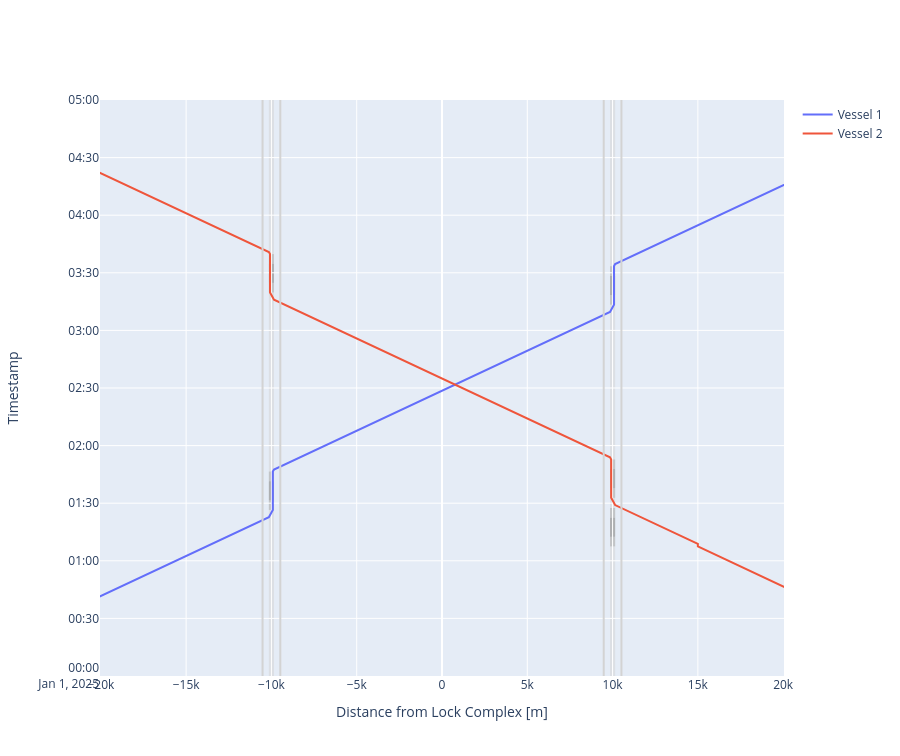

This figure's notebook cell:
### Markdown cell above
#### Time-distance diagram of vessels passing the lock and planning info
We can plot the time-distance diagram for each lock complex. We can add both plots in one figure with a bit of magic, using an offset of half the distance between the lock (+/- 10000 m). Furthermore, we have to ignore the double plotting of the vessels.

Both locks operate separately. Vessel 2 has some extra waiting time, as an empty lock operation was required.

### Code cell
def cm_to_pixels(cm):
    return cm * 37.8 # Set figure height to 10 cmfig.update_layout(height=cm_to_pixels(10))

from plotly.subplots import make_subplots
fig = make_subplots()

# We can plot the time-distance diagram
fig = lock_complex_I.lock_chambers['Lock chamber I'].plot(xlimmin = -20050, 
                                                          xlimmax = 20050,
                                                          offset_x = -10000,
                                                          ylimmin = pd.Timestamp('2025-01-01 00:00:00'),
                                                          ylimmax = pd.Timestamp('2025-01-01 05:00:00'),
                                                          method='Plotly',
                                                          boundary_nodes = ['-2','+2'], 
                                                          fig = fig)

# We can plot the time-distance diagram
fig = lock_complex_II.lock_chambers['Lock chamber II'].plot(xlimmin = -20050, 
                                                            xlimmax = 20050,
                                                            offset_x = 10000,
                                                            ylimmin = pd.Timestamp('2025-01-01 00:00:00'),
                                                            ylimmax = pd.Timestamp('2025-01-01 05:00:00'),
                                                            method='Plotly',
                                                            boundary_nodes = ['-2','+2'],
                                                            fig=fig)

fig.data = fig.data[:2]

fig.update_layout(height=cm_to_pixels(20))

### Figure 1 — Plotly figure (JSON) as saved in the notebook; plotly's stock layout.template omitted (floating-point values rounded to 4 significant figures)
{"data": [{"mode": "lines", "name": "Vessel 1", "type": "scatter", "x": [-30000.0, -15000.0, -15000.0, -15000.0, -10150.0, -10150.0, -9918.0, -9918.0, -9918.0, -9918.0, -9918.0, -9918.0, -9918.0, -9918.0, -9850.0, -9850.0, -5000.0, -5000.0, -5000.0, 5000.0, 5000.0, 5000.0, 9850.0, 9850.0, 10080.0, 10080.0, 10080.0, 10080.0, 10080.0, 10080.0, 10080.0, 10080.0, 10150.0, 10150.0, 15000.0, 15000.0, 15000.0, 30000.0], "xaxis": "x", "y": ["2025-01-01T00:00:00", "2025-01-01T01:02:30", "2025-01-01T01:02:30", "2025-01-01T01:02:30", "2025-01-01T01:22:42.500000", "2025-01-01T01:22:42.500000", "2025-01-01T01:26:28.471922", "2025-01-01T01:26:28.471922", "2025-01-01T01:31:28.471922", "2025-01-01T01:31:28.471922", "2025-01-01T01:41:28.471922", "2025-01-01T01:41:28.471922", "2025-01-01T01:46:28.471922", "2025-01-01T01:46:28.471922", "2025-01-01T01:47:34.076674", "2025-01-01T01:47:34.076674", "2025-01-01T02:07:46.576674", "2025-01-01T02:07:46.576674", "2025-01-01T02:07:46.576674", "2025-01-01T02:49:26.576674", "2025-01-01T02:49:26.576674", "2025-01-01T02:49:26.576674", "2025-01-01T03:09:39.076674", "2025-01-01T03:09:39.076674", "2025-01-01T03:13:25.048596", "2025-01-01T03:13:25.048596", "2025-01-01T03:18:25.048596", "2025-01-01T03:18:25.048596", "2025-01-01T03:28:25.048596", "2025-01-01T03:28:25.048596", "2025-01-01T03:33:25.048596", "2025-01-01T03:33:25.048596", "2025-01-01T03:34:30.653348", "2025-01-01T03:34:30.653348", "2025-01-01T03:54:43.153348", "2025-01-01T03:54:43.153348", "2025-01-01T03:54:43.153348", "2025-01-01T04:57:13.153348"], "yaxis": "y"}, {"mode": "lines", "name": "Vessel 2", "type": "scatter", "x": [30000.0, 15000.0, 15000.0, 15000.0, 15000.0, 15000.0, 10150.0, 10150.0, 9918.0, 9918.0, 9918.0, 9918.0, 9918.0, 9918.0, 9918.0, 9918.0, 9850.0, 9850.0, 5000.0, 5000.0, 5000.0, -5000.0, -5000.0, -5000.0, -9850.0, -9850.0, -10080.0, -10080.0, -10080.0, -10080.0, -10080.0, -10080.0, -10080.0, -10080.0, -10150.0, -10150.0, -15000.0, -15000.0, -15000.0, -30000.0], "xaxis": "x", "y": ["2025-01-01T00:05:00", "2025-01-01T01:07:30", "2025-01-01T01:07:30", "2025-01-01T01:07:30", "2025-01-01T01:08:50", "2025-01-01T01:08:50", "2025-01-01T01:29:02.500000", "2025-01-01T01:29:02.500000", "2025-01-01T01:32:48.471922", "2025-01-01T01:32:48.471922", "2025-01-01T01:37:48.471922", "2025-01-01T01:37:48.471922", "2025-01-01T01:47:48.471922", "2025-01-01T01:47:48.471922", "2025-01-01T01:52:48.471922", "2025-01-01T01:52:48.471922", "2025-01-01T01:53:54.076674", "2025-01-01T01:53:54.076674", "2025-01-01T02:14:06.576674", "2025-01-01T02:14:06.576674", "2025-01-01T02:14:06.576674", "2025-01-01T02:55:46.576674", "2025-01-01T02:55:46.576674", "2025-01-01T02:55:46.576674", "2025-01-01T03:15:59.076674", "2025-01-01T03:15:59.076674", "2025-01-01T03:19:45.048596", "2025-01-01T03:19:45.048596", "2025-01-01T03:24:45.048596", "2025-01-01T03:24:45.048596", "2025-01-01T03:34:45.048596", "2025-01-01T03:34:45.048596", "2025-01-01T03:39:45.048596", "2025-01-01T03:39:45.048596", "2025-01-01T03:40:50.653348", "2025-01-01T03:40:50.653348", "2025-01-01T04:01:03.153348", "2025-01-01T04:01:03.153348", "2025-01-01T04:01:03.153348", "2025-01-01T05:03:33.153348"], "yaxis": "y"}], "layout": {"height": 756, "shapes": [{"fillcolor": "lightgrey", "layer": "below", "line": {"width": 0}, "name": "Lock Geometry", "opacity": 0.5, "type": "rect", "x0": -10150, "x1": -9850, "y0": "2025-01-01T00:00:00", "y1": "2025-01-01T05:00:00"}, {"fillcolor": "darkgrey", "layer": "below", "line": {"width": 0}, "name": "Lock gate closing", "opacity": 0.5, "type": "rect", "x0": -10150, "x1": -9850, "xref": "x", "y0": "2025-01-01T01:26:28.471922", "y1": "2025-01-01T01:31:28.471922", "yref": "y"}, {"fillcolor": "grey", "layer": "below", "line": {"width": 0}, "name": "Lock levelling", "opacity": 0.5, "type": "rect", "x0": -10150, "x1": -9850, "xref": "x", "y0": "2025-01-01T01:31:28.471922", "y1": "2025-01-01T01:41:28.471922", "yref": "y"}, {"fillcolor": "darkgrey", "layer": "below", "line": {"width": 0}, "name": "Lock gate opening", "opacity": 0.5, "type": "rect", "x0": -10150, "x1": -9850, "xref": "x", "y0": "2025-01-01T01:41:28.471922", "y1": "2025-01-01T01:46:28.471922", "yref": "y"}, {"fillcolor": "darkgrey", "layer": "below", "line": {"width": 0}, "name": "Lock gate closing", "opacity": 0.5, "type": "rect", "x0": -10150, "x1": -9850, "xref": "x", "y0": "2025-01-01T03:19:45.048596", "y1": "2025-01-01T03:24:45.048596", "yref": "y"}, {"fillcolor": "grey", "layer": "below", "line": {"width": 0}, "name": "Lock levelling", "opacity": 0.5, "type": "rect", "x0": -10150, "x1": -9850, "xref": "x", "y0": "2025-01-01T03:24:45.048596", "y1": "2025-01-01T03:34:45.048596", "yref": "y"}, {"fillcolor": "darkgrey", "layer": "below", "line": {"width": 0}, "name": "Lock gate opening", "opacity": 0.5, "type": "rect", "x0": -10150, "x1": -9850, "xref": "x", "y0": "2025-01-01T03:34:45.048596", "y1": "2025-01-01T03:39:45.048596", "yref": "y"}, {"line": {"color": "lightgrey"}, "type": "line", "x0": -10520, "x1": -10520, "xref": "x", "y0": 0, "y1": 1, "yref": "y domain"}, {"line": {"color": "lightgrey"}, "type": "line", "x0": -9480, "x1": -9480, "xref": "x", "y0": 0, "y1": 1, "yref": "y domain"}, {"fillcolor": "lightgrey", "layer": "below", "line": {"width": 0}, "name": "Lock Geometry", "opacity": 0.5, "type": "rect", "x0": 9850, "x1": 10150, "y0": "2025-01-01T00:00:00", "y1": "2025-01-01T05:00:00"}, {"fillcolor": "darkgrey", "layer": "below", "line": {"width": 0}, "name": "Lock gate closing", "opacity": 0.5, "type": "rect", "x0": 9850, "x1": 10150, "xref": "x", "y0": "2025-01-01T01:07:30", "y1": "2025-01-01T01:12:30", "yref": "y"}, {"fillcolor": "grey", "layer": "below", "line": {"width": 0}, "name": "Lock levelling", "opacity": 0.5, "type": "rect", "x0": 9850, "x1": 10150, "xref": "x", "y0": "2025-01-01T01:12:30", "y1": "2025-01-01T01:22:30", "yref": "y"}, {"fillcolor": "darkgrey", "layer": "below", "line": {"width": 0}, "name": "Lock gate opening", "opacity": 0.5, "type": "rect", "x0": 9850, "x1": 10150, "xref": "x", "y0": "2025-01-01T01:22:30", "y1": "2025-01-01T01:27:30", "yref": "y"}, {"fillcolor": "darkgrey", "layer": "below", "line": {"width": 0}, "name": "Lock gate closing", "opacity": 0.5, "type": "rect", "x0": 9850, "x1": 10150, "xref": "x", "y0": "2025-01-01T01:32:48.471922", "y1": "2025-01-01T01:37:48.471922", "yref": "y"}, {"fillcolor": "grey", "layer": "below", "line": {"width": 0}, "name": "Lock levelling", "opacity": 0.5, "type": "rect", "x0": 9850, "x1": 10150, "xref": "x", "y0": "2025-01-01T01:37:48.471922", "y1": "2025-01-01T01:47:48.471922", "yref": "y"}, {"fillcolor": "darkgrey", "layer": "below", "line": {"width": 0}, "name": "Lock gate opening", "opacity": 0.5, "type": "rect", "x0": 9850, "x1": 10150, "xref": "x", "y0": "2025-01-01T01:47:48.471922", "y1": "2025-01-01T01:52:48.471922", "yref": "y"}, {"fillcolor": "darkgrey", "layer": "below", "line": {"width": 0}, "name": "Lock gate closing", "opacity": 0.5, "type": "rect", "x0": 9850, "x1": 10150, "xref": "x", "y0": "2025-01-01T03:13:25.048596", "y1": "2025-01-01T03:18:25.048596", "yref": "y"}, {"fillcolor": "grey", "layer": "below", "line": {"width": 0}, "name": "Lock levelling", "opacity": 0.5, "type": "rect", "x0": 9850, "x1": 10150, "xref": "x", "y0": "2025-01-01T03:18:25.048596", "y1": "2025-01-01T03:28:25.048596", "yref": "y"}, {"fillcolor": "darkgrey", "layer": "below", "line": {"width": 0}, "name": "Lock gate opening", "opacity": 0.5, "type": "rect", "x0": 9850, "x1": 10150, "xref": "x", "y0": "2025-01-01T03:28:25.048596", "y1": "2025-01-01T03:33:25.048596", "yref": "y"}, {"line": {"color": "lightgrey"}, "type": "line", "x0": 9480, "x1": 9480, "xref": "x", "y0": 0, "y1": 1, "yref": "y domain"}, {"line": {"color": "lightgrey"}, "type": "line", "x0": 10520, "x1": 10520, "xref": "x", "y0": 0, "y1": 1, "yref": "y domain"}], "showlegend": true, "xaxis": {"anchor": "y", "domain": [0, 1], "range": [-20050, 20050], "title": {"text": "Distance from Lock Complex [m]"}}, "yaxis": {"anchor": "x", "domain": [0, 1], "range": ["2025-01-01T00:00:00", "2025-01-01T05:00:00"], "title": {"text": "Timestamp"}}}}
